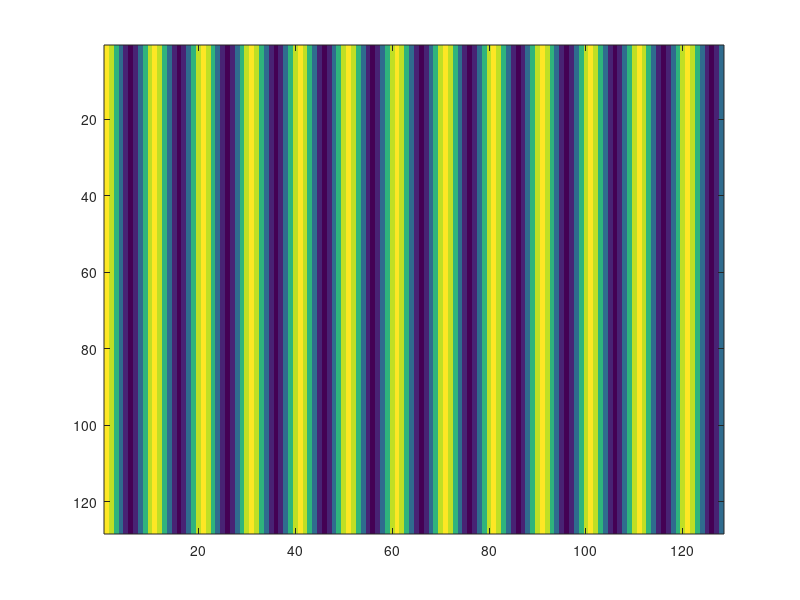
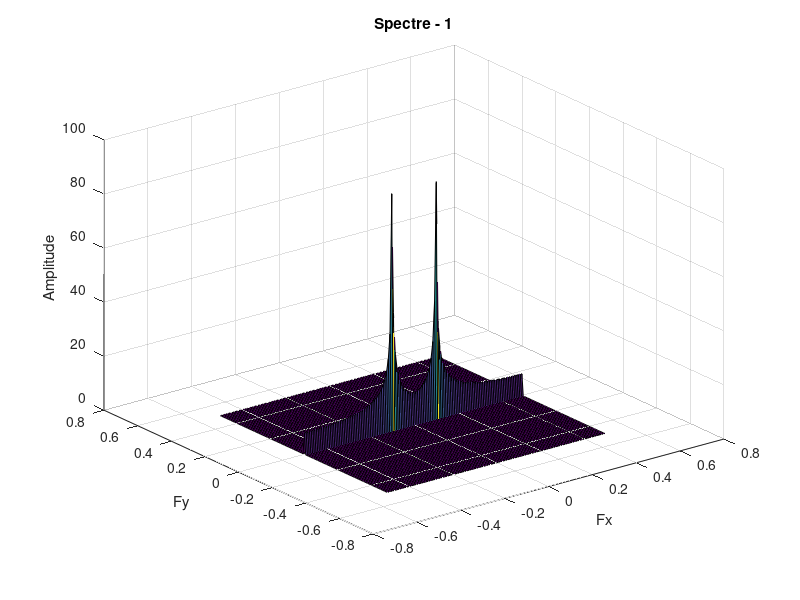
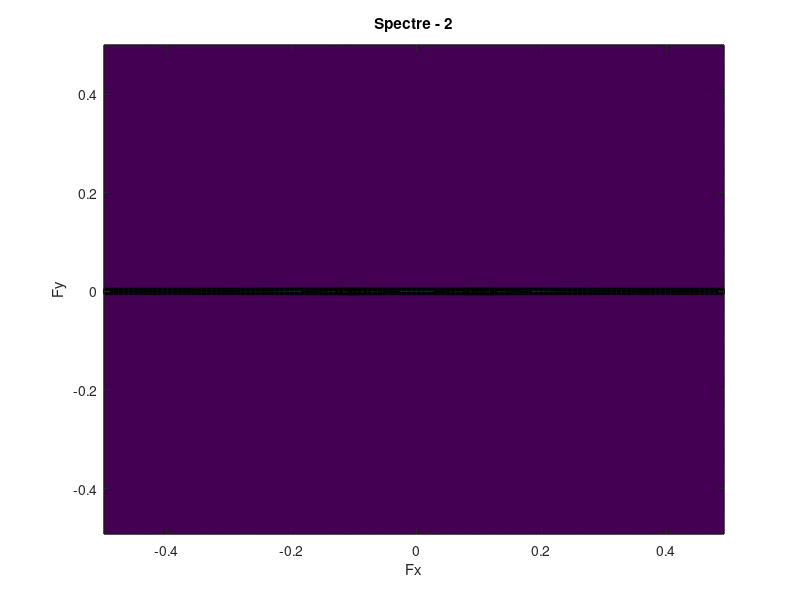

Write the MATLAB code that produced these figures, in order.
clear all;
close all;

function [img] = atom(n,m,fx,fy)

img=[];
e1 = exp(i*2*pi*fx*(0:m-1));
e2 = exp(i*2*pi*fy*(0:n-1));
img = real(e2'*e1);

endfunction

function [] = fourier2d(img,fe)

dim = size(img);

f = abs(fftshift( fft2(img) ) );
n = dim(2)/2
m = dim(1)/2

figure();
x=fe*(-n:n-1)/dim(2);
y=fe*(-m:m-1)/dim(1);
surf(x,-y,sqrt(f));
title ({"Spectre - 1"});
xlabel ("Fx");
ylabel ("Fy");
zlabel ("Amplitude");

figure();
contourf(x,-y,log(5*f+1));
title ({"Spectre - 2"});
xlabel ("Fx");
ylabel ("Fy");
endfunction


fe = 1

img = atom(128,128, 0.1, 0);
figure(1);
imagesc(img);

fourier2d(img,fe)






